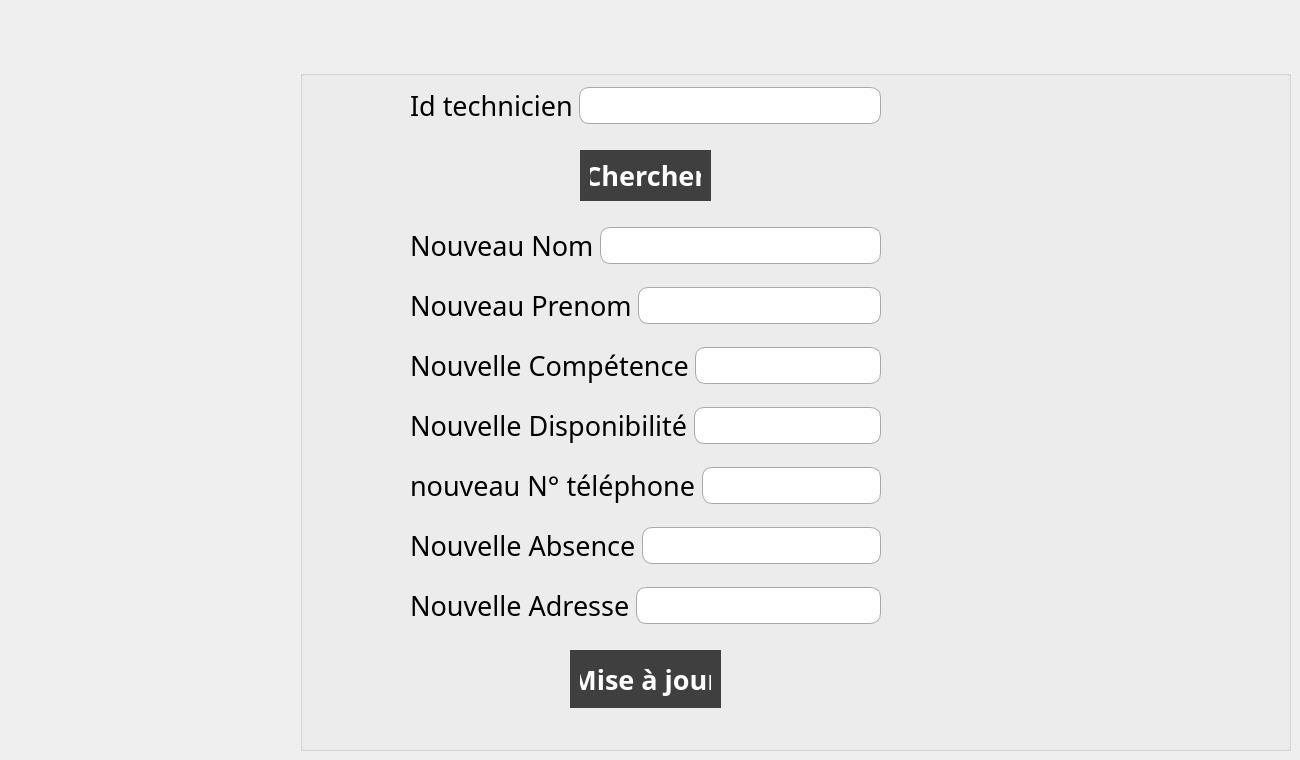
      <widget class="QWidget" name="tab_8">
       <attribute name="title">
        <string>Mise à jour</string>
       </attribute>
       <widget class="QGroupBox" name="groupBox_2">
        <property name="geometry">
         <rect>
          <x>300</x>
          <y>70</y>
          <width>991</width>
          <height>681</height>
         </rect>
        </property>
        <property name="title">
         <string/>
        </property>
        <widget class="QPushButton" name="recherche">
         <property name="geometry">
          <rect>
           <x>280</x>
           <y>80</y>
           <width>131</width>
           <height>51</height>
          </rect>
         </property>
         <property name="font">
          <font>
           <family>Agency FB</family>
           <pointsize>20</pointsize>
           <bold>true</bold>
          </font>
         </property>
         <property name="styleSheet">
          <string notr="true">QPushButton {
    background-color: #3F3F3F;
    color: white;
    border: none;
    padding: 10px;
    
}

QPushButton:hover {
    background-color: #B81F25;
    border-radius: 15px; /* Rayon pour arrondir les coins lors du survol */
}

QPushButton:pressed {
    background-color: #B81F25;
    border-radius: 10px; /* Rayon pour arrondir les coins lors du clic */
}</string>
         </property>
         <property name="text">
          <string>Chercher</string>
         </property>
        </widget>
        <widget class="QPushButton" name="miseajour">
         <property name="geometry">
          <rect>
           <x>270</x>
           <y>580</y>
           <width>151</width>
           <height>58</height>
          </rect>
         </property>
         <property name="font">
          <font>
           <family>Agency FB</family>
           <pointsize>20</pointsize>
           <bold>true</bold>
          </font>
         </property>
         <property name="styleSheet">
          <string notr="true">QPushButton {
    background-color: #3F3F3F;
    color: white;
    border: none;
    padding: 10px;
    
}

QPushButton:hover {
    background-color: #B81F25;
    border-radius: 15px; /* Rayon pour arrondir les coins lors du survol */
}

QPushButton:pressed {
    background-color: #B81F25;
    border-radius: 10px; /* Rayon pour arrondir les coins lors du clic */
}</string>
         </property>
         <property name="text">
          <string>Mise à jour</string>
         </property>
        </widget>
        <widget class="QWidget" name="layoutWidget_32">
         <property name="geometry">
          <rect>
           <x>110</x>
           <y>10</y>
           <width>471</width>
           <height>51</height>
          </rect>
         </property>
         <layout class="QHBoxLayout" name="horizontalLayout_32">
          <item>
           <widget class="QLabel" name="label_32">
            <property name="font">
             <font>
              <family>Agency FB</family>
              <pointsize>20</pointsize>
              <bold>false</bold>
             </font>
            </property>
            <property name="text">
             <string>Id technicien</string>
            </property>
           </widget>
          </item>
          <item>
           <widget class="QLineEdit" name="idtech2">
            <property name="styleSheet">
             <string notr="true">QLineEdit {
    font-family: 'Agency FB';     /* Police Agency FB */
    font-size: 14pt;              /* Taille de la police */
    border: 1px solid #A9A9A9;    /* Bordure grise (#A9A9A9 pour gris clair) */
    padding: 5px;                 /* Espacement interne pour le texte */
    border-radius: 10px;          /* Rayon pour arrondir les coins */
}</string>
            </property>
           </widget>
          </item>
         </layout>
        </widget>
        <widget class="QWidget" name="layoutWidget_33">
         <property name="geometry">
          <rect>
           <x>110</x>
           <y>150</y>
           <width>471</width>
           <height>51</height>
          </rect>
         </property>
         <layout class="QHBoxLayout" name="horizontalLayout_33">
          <item>
           <widget class="QLabel" name="label_33">
            <property name="font">
             <font>
              <family>Agency FB</family>
              <pointsize>20</pointsize>
              <bold>false</bold>
             </font>
            </property>
            <property name="text">
             <string>Nouveau Nom</string>
            </property>
           </widget>
          </item>
          <item>
           <widget class="QLineEdit" name="nomtech2">
            <property name="styleSheet">
             <string notr="true">QLineEdit {
    font-family: 'Agency FB';     /* Police Agency FB */
    font-size: 14pt;              /* Taille de la police */
    border: 1px solid #A9A9A9;    /* Bordure grise (#A9A9A9 pour gris clair) */
    padding: 5px;                 /* Espacement interne pour le texte */
    border-radius: 10px;          /* Rayon pour arrondir les coins */
}</string>
            </property>
           </widget>
          </item>
         </layout>
        </widget>
        <widget class="QWidget" name="layoutWidget_34">
         <property name="geometry">
          <rect>
           <x>110</x>
           <y>210</y>
           <width>471</width>
           <height>51</height>
          </rect>
         </property>
         <layout class="QHBoxLayout" name="horizontalLayout_34">
          <item>
           <widget class="QLabel" name="label_34">
            <property name="font">
             <font>
              <family>Agency FB</family>
              <pointsize>20</pointsize>
              <bold>false</bold>
             </font>
            </property>
            <property name="text">
             <string>Nouveau Prenom</string>
            </property>
           </widget>
          </item>
          <item>
           <widget class="QLineEdit" name="pretech2">
            <property name="styleSheet">
             <string notr="true">QLineEdit {
    font-family: 'Agency FB';     /* Police Agency FB */
    font-size: 14pt;              /* Taille de la police */
    border: 1px solid #A9A9A9;    /* Bordure grise (#A9A9A9 pour gris clair) */
    padding: 5px;                 /* Espacement interne pour le texte */
    border-radius: 10px;          /* Rayon pour arrondir les coins */
}</string>
            </property>
           </widget>
          </item>
         </layout>
        </widget>
        <widget class="QWidget" name="layoutWidget_35">
         <property name="geometry">
          <rect>
           <x>110</x>
           <y>270</y>
           <width>471</width>
           <height>51</height>
          </rect>
         </property>
         <layout class="QHBoxLayout" name="horizontalLayout_35">
          <item>
           <widget class="QLabel" name="label_35">
            <property name="font">
             <font>
              <family>Agency FB</family>
              <pointsize>20</pointsize>
              <bold>false</bold>
             </font>
            </property>
            <property name="text">
             <string>Nouvelle Compétence</string>
            </property>
           </widget>
          </item>
          <item>
           <widget class="QLineEdit" name="competence2">
            <property name="styleSheet">
             <string notr="true">QLineEdit {
    font-family: 'Agency FB';     /* Police Agency FB */
    font-size: 14pt;              /* Taille de la police */
    border: 1px solid #A9A9A9;    /* Bordure grise (#A9A9A9 pour gris clair) */
    padding: 5px;                 /* Espacement interne pour le texte */
    border-radius: 10px;          /* Rayon pour arrondir les coins */
}</string>
            </property>
           </widget>
          </item>
         </layout>
        </widget>
        <widget class="QWidget" name="layoutWidget_36">
         <property name="geometry">
          <rect>
           <x>110</x>
           <y>330</y>
           <width>471</width>
           <height>51</height>
          </rect>
         </property>
         <layout class="QHBoxLayout" name="horizontalLayout_36">
          <item>
           <widget class="QLabel" name="label_36">
            <property name="font">
             <font>
              <family>Agency FB</family>
              <pointsize>20</pointsize>
              <bold>false</bold>
             </font>
            </property>
            <property name="text">
             <string>Nouvelle Disponibilité</string>
            </property>
           </widget>
          </item>
          <item>
           <widget class="QLineEdit" name="dispotech2">
            <property name="styleSheet">
             <string notr="true">QLineEdit {
    font-family: 'Agency FB';     /* Police Agency FB */
    font-size: 14pt;              /* Taille de la police */
    border: 1px solid #A9A9A9;    /* Bordure grise (#A9A9A9 pour gris clair) */
    padding: 5px;                 /* Espacement interne pour le texte */
    border-radius: 10px;          /* Rayon pour arrondir les coins */
}</string>
            </property>
           </widget>
          </item>
         </layout>
        </widget>
        <widget class="QWidget" name="layoutWidget_37">
         <property name="geometry">
          <rect>
           <x>110</x>
           <y>390</y>
           <width>471</width>
           <height>51</height>
          </rect>
         </property>
         <layout class="QHBoxLayout" name="horizontalLayout_37">
          <item>
           <widget class="QLabel" name="label_37">
            <property name="font">
             <font>
              <family>Agency FB</family>
              <pointsize>20</pointsize>
              <bold>false</bold>
             </font>
            </property>
            <property name="text">
             <string>nouveau N° téléphone</string>
            </property>
           </widget>
          </item>
          <item>
           <widget class="QLineEdit" name="tel2">
            <property name="styleSheet">
             <string notr="true">QLineEdit {
    font-family: 'Agency FB';     /* Police Agency FB */
    font-size: 14pt;              /* Taille de la police */
    border: 1px solid #A9A9A9;    /* Bordure grise (#A9A9A9 pour gris clair) */
    padding: 5px;                 /* Espacement interne pour le texte */
    border-radius: 10px;          /* Rayon pour arrondir les coins */
}</string>
            </property>
           </widget>
          </item>
         </layout>
        </widget>
        <widget class="QWidget" name="layoutWidget_38">
         <property name="geometry">
          <rect>
           <x>110</x>
           <y>450</y>
           <width>471</width>
           <height>51</height>
          </rect>
         </property>
         <layout class="QHBoxLayout" name="horizontalLayout_38">
          <item>
           <widget class="QLabel" name="label_38">
            <property name="font">
             <font>
              <family>Agency FB</family>
              <pointsize>20</pointsize>
              <bold>false</bold>
             </font>
            </property>
            <property name="text">
             <string>Nouvelle Absence</string>
            </property>
           </widget>
          </item>
          <item>
           <widget class="QLineEdit" name="absence2">
            <property name="styleSheet">
             <string notr="true">QLineEdit {
    font-family: 'Agency FB';     /* Police Agency FB */
    font-size: 14pt;              /* Taille de la police */
    border: 1px solid #A9A9A9;    /* Bordure grise (#A9A9A9 pour gris clair) */
    padding: 5px;                 /* Espacement interne pour le texte */
    border-radius: 10px;          /* Rayon pour arrondir les coins */
}</string>
            </property>
           </widget>
          </item>
         </layout>
        </widget>
        <widget class="QWidget" name="layoutWidget_39">
         <property name="geometry">
          <rect>
           <x>110</x>
           <y>510</y>
           <width>471</width>
           <height>51</height>
          </rect>
         </property>
         <layout class="QHBoxLayout" name="horizontalLayout_39">
          <item>
           <widget class="QLabel" name="label_39">
            <property name="font">
             <font>
              <family>Agency FB</family>
              <pointsize>20</pointsize>
              <bold>false</bold>
             </font>
            </property>
            <property name="text">
             <string>Nouvelle Adresse</string>
            </property>
           </widget>
          </item>
          <item>
           <widget class="QLineEdit" name="adresse2">
            <property name="styleSheet">
             <string notr="true">QLineEdit {
    font-family: 'Agency FB';     /* Police Agency FB */
    font-size: 14pt;              /* Taille de la police */
    border: 1px solid #A9A9A9;    /* Bordure grise (#A9A9A9 pour gris clair) */
    padding: 5px;                 /* Espacement interne pour le texte */
    border-radius: 10px;          /* Rayon pour arrondir les coins */
}</string>
            </property>
           </widget>
          </item>
         </layout>
        </widget>
       </widget>
      </widget>
